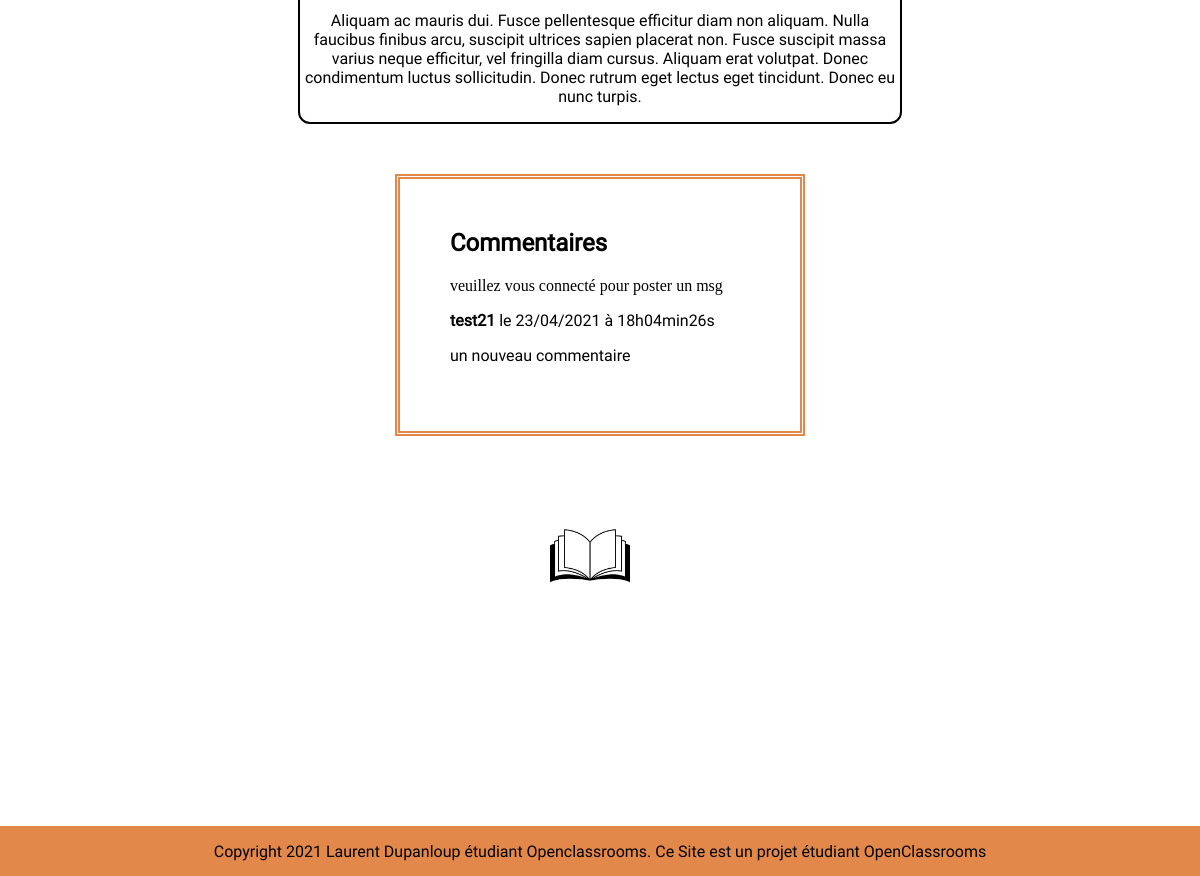
/index.php?action=post&id=37 (lower part), run on an earlier commit of the app's database.
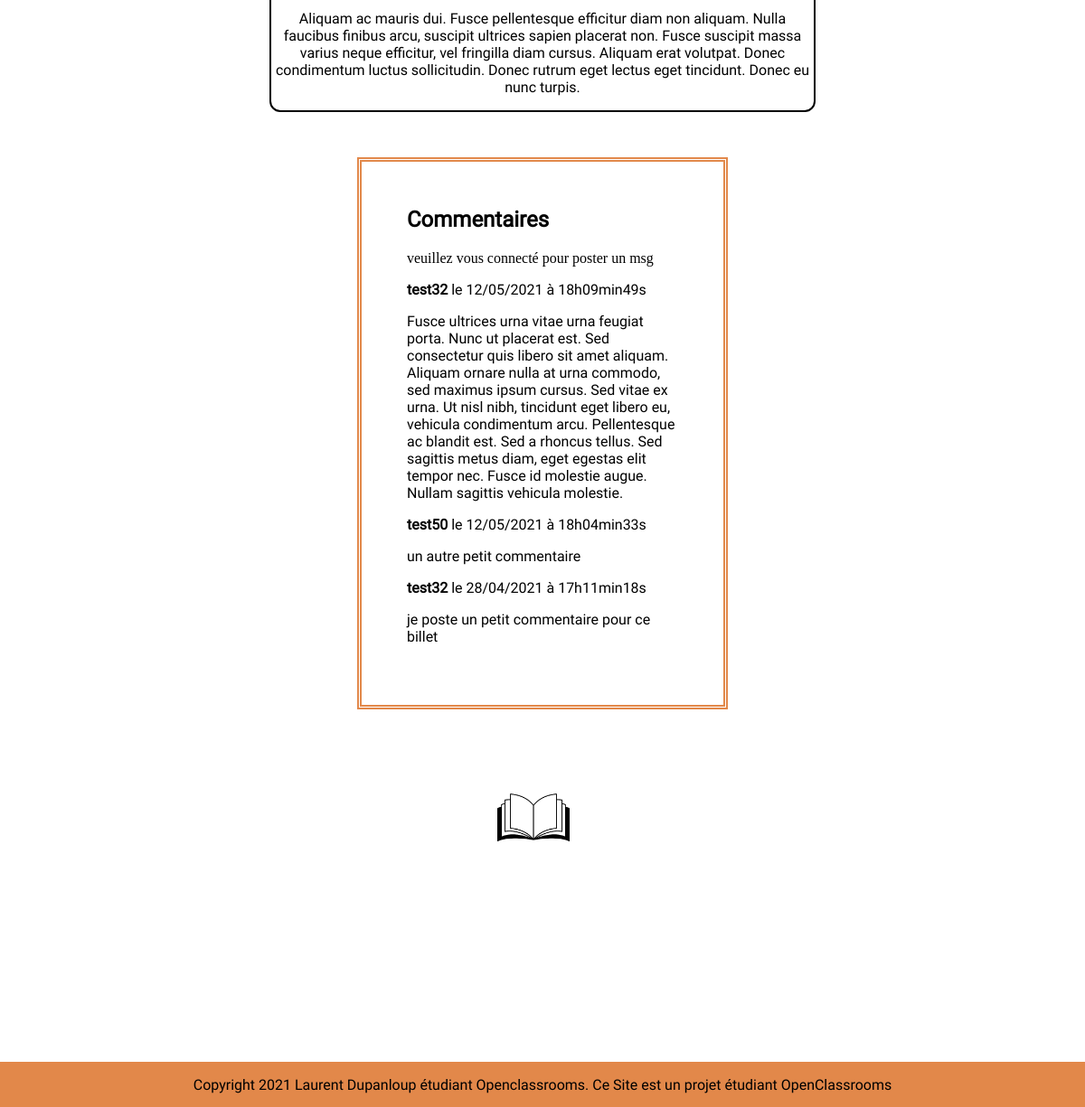
And on a later commit of the database.
### tables this page shows
CREATE TABLE `posts` (
  `id` int(11) NOT NULL,
  `title` varchar(255) NOT NULL,
  `content` text NOT NULL,
  `creation_date` datetime NOT NULL
);

CREATE TABLE `comments` (
  `id` int(11) NOT NULL,
  `post_id` int(11) NOT NULL,
  `comment` text NOT NULL,
  `signalement` tinyint(1) NOT NULL,
  `author_id` int(11) DEFAULT NULL,
  `comment_date` datetime NOT NULL
);

CREATE TABLE `membre` (
  `id` int(11) NOT NULL,
  `pseudo` varchar(255) NOT NULL,
  `mdp` varchar(255) NOT NULL,
  `droit` tinyint(1) NOT NULL DEFAULT '0'
);

### controller/frontend.php (called while the page is built, shortened)
<?php
require_once('model/PostManager.php');
require_once('model/CommentManager.php');
function post($id)
{
    $postManager = new PostManager();
    $commentManager = new CommentManager();
    $post = $postManager->getPost($_GET['id']);
    $comments = $commentManager->getComments($_GET['id']);
    require('view/frontend/postView.php');
}

### model/PostManager.php (called while the page is built, shortened)
<?php
class PostManager extends Manager
{
    public function getPost($postId)
    {
        $db = $this->dbConnect();
        $req = $db->prepare('SELECT id, title, content, DATE_FORMAT(creation_date, \'%d/%m/%Y à %Hh%imin%ss\') AS creation_date_fr FROM posts WHERE id = ?');
        $req->execute(array($postId));
        $post = $req->fetch();
        return $post;
    }
}

### model/CommentManager.php (called while the page is built, shortened)
<?php
class CommentManager extends Manager
{
    public function getComments($postId)
    {
        $db = $this->dbConnect();
        $comments = $db->prepare('SELECT comments.id as ID, comments.comment, comments.signalement, comments.author_id, DATE_FORMAT(comment_date, \'%d/%m/%Y à %Hh%imin%ss\')AS comment_date_fr, membre.id, membre.pseudo FROM comments INNER JOIN membre
    ON comments.author_id = membre.id WHERE comments.post_id = ? ORDER BY comment_date DESC');
        $comments->execute(array($postId));
        return $comments;
    }
}

### view/frontend/postView.php (the view, shortened to what this page needs)
<div class="news">
    <p>
            <?= $post['content'] ?>
    </p>
</div>
<div class="blog">
<h2 id="commentaires">Commentaires</h2>
<?php
    if($_SESSION){
?>
<form action="index.php?action=addComment&amp;id=<?= $post['id'] ?>" method="post">
    <div>
        <label><?=$_SESSION['pseudo']?></label><br />
    </div>
    <div>
        <label for="comment">Commentaire</label><br />
        <textarea id="comment" name="comment"></textarea>
    </div>
    <div>
        <input type="submit" >
    </div>
</form>
<?php }
elseif(!$_SESSION){
    echo 'veuillez vous connecté pour poster un msg';
}
while ($comment = $comments->fetch())
{
    if(!$_SESSION) {
        ?>
    <p><strong><?= htmlspecialchars($comment['pseudo']) ?></strong> le <?= $comment['comment_date_fr'] ?></p>
    <p><?= nl2br(htmlspecialchars($comment['comment'])) ?></p>
    <?php
     }
    }
?>
</div>
<?php $content = ob_get_clean(); ?>
<?php require('template.php'); ?>

### index.php (shortened to what this page needs)
<?php
require('controller/frontend.php');
try {
    if (isset($_GET['action'])) {
        if ($_GET['action'] == 'listPosts') {
                listPosts();
            }
        elseif ($_GET['action'] == 'post') {
            if (isset($_GET['id']) && $_GET['id'] > 0) {
                post($_GET['id']);
            }
            else {
                throw new Exception('Aucun identifiant de billet envoyé');
            }
            }
        elseif ($_GET['action'] == 'decoMember') {
                decoMember();
    }
        elseif($_GET['action'] == 'signalementCancel') {
                signalementCancel($_GET['id']);
            }
    }
    else {
            listPosts();
        }
    }
catch(Exception $e) {
    echo 'Erreur : ' . $e->getMessage();
}

### view/frontend/template.php (shortened to what this page needs)
<!DOCTYPE html>
<html>
    <head>
        <link href="public/css/mediumscreen.css" rel="stylesheet" />
		<link href="public/css/smallscreen.css" rel="stylesheet" />
        <link href="public/css/style.css" rel="stylesheet" />
        <link rel="stylesheet" href="https://use.fontawesome.com/releases/v5.6.1/css/all.css"/>
    </head>
    <body>
        <?= $content ?>
        <div class="divanim"><a href="index.php?#listebillets"><img class="imganim" src="bookanimation.jpg"></a></div>
    <footer>
 		<p>Copyright 2021 Laurent Dupanloup étudiant Openclassrooms. Ce Site est un projet étudiant <a href="https://openclassrooms.com/">OpenClassrooms</a></p>
	</footer>
    </body>
</html>

### public/css/style.css (style rules this page uses)
.news { width:50%; margin:auto; border: 2px solid black; border-radius: 12px; text-align: center; }
.blog { width: 300px; margin:auto; border: thick double black; padding: 50px 50px 50px 50px; margin-bottom: 50px; margin-top: 50px; border-color: #E2884A; word-wrap: break-word; }
p { font-family:'roboto-regular',Arial, sans-serif; }
body { display: flex; align-items:flex-start; justify-content: flex-start; flex-direction: column; margin: auto; width: 100%; }
.divanim { width: 120px; height: 120px; margin: 20px auto 20px auto; }
.imganim { width: 100px; height: 100px; }
a { text-decoration: none; color:black; }
h2 { margin-top: 0px; font-family:'roboto-regular',Arial, sans-serif; }
footer { width: 100%; text-align: center; background-color: #E2884A; margin-top: 15%; height: 50px; }

What changed in the data, as far as the page shows it:
removed comments: author.pseudo "test21", comment_date_fr "23/04/2021 à 18h04min26s", comment "un nouveau commentaire"
added comments: author.pseudo "test32", comment_date_fr "12/05/2021 à 18h09min49s", comment "Fusce ultrices urna vitae urna feugiat porta. Nunc ut placerat est. Sed consectetur quis libero sit amet aliquam. Aliquam ornare nulla at urna commodo, sed maximus ipsum cursus. Sed vitae ex urna. Ut nisl nibh, tincidunt eget libero eu, vehicula condimentum arcu. Pellentesque ac blandit est. Sed a rhoncus tellus. Sed sagittis metus diam, eget egestas elit tempor nec. Fusce id molestie augue. Nullam sagittis vehicula molestie."
added comments: author.pseudo "test50", comment_date_fr "12/05/2021 à 18h04min33s", comment "un autre petit commentaire"
added comments: author.pseudo "test32", comment_date_fr "28/04/2021 à 17h11min18s", comment "je poste un petit commentaire pour ce billet"
